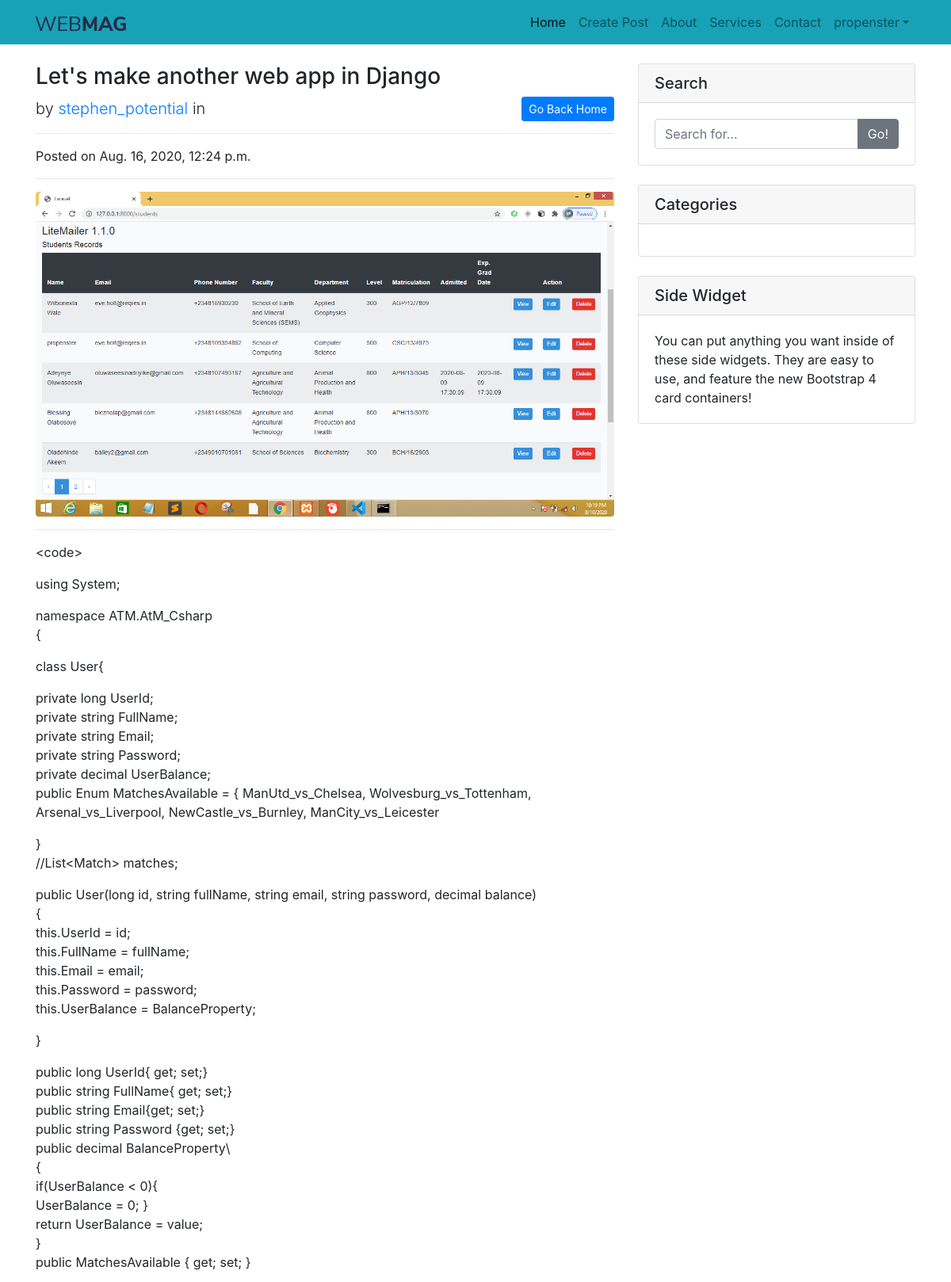
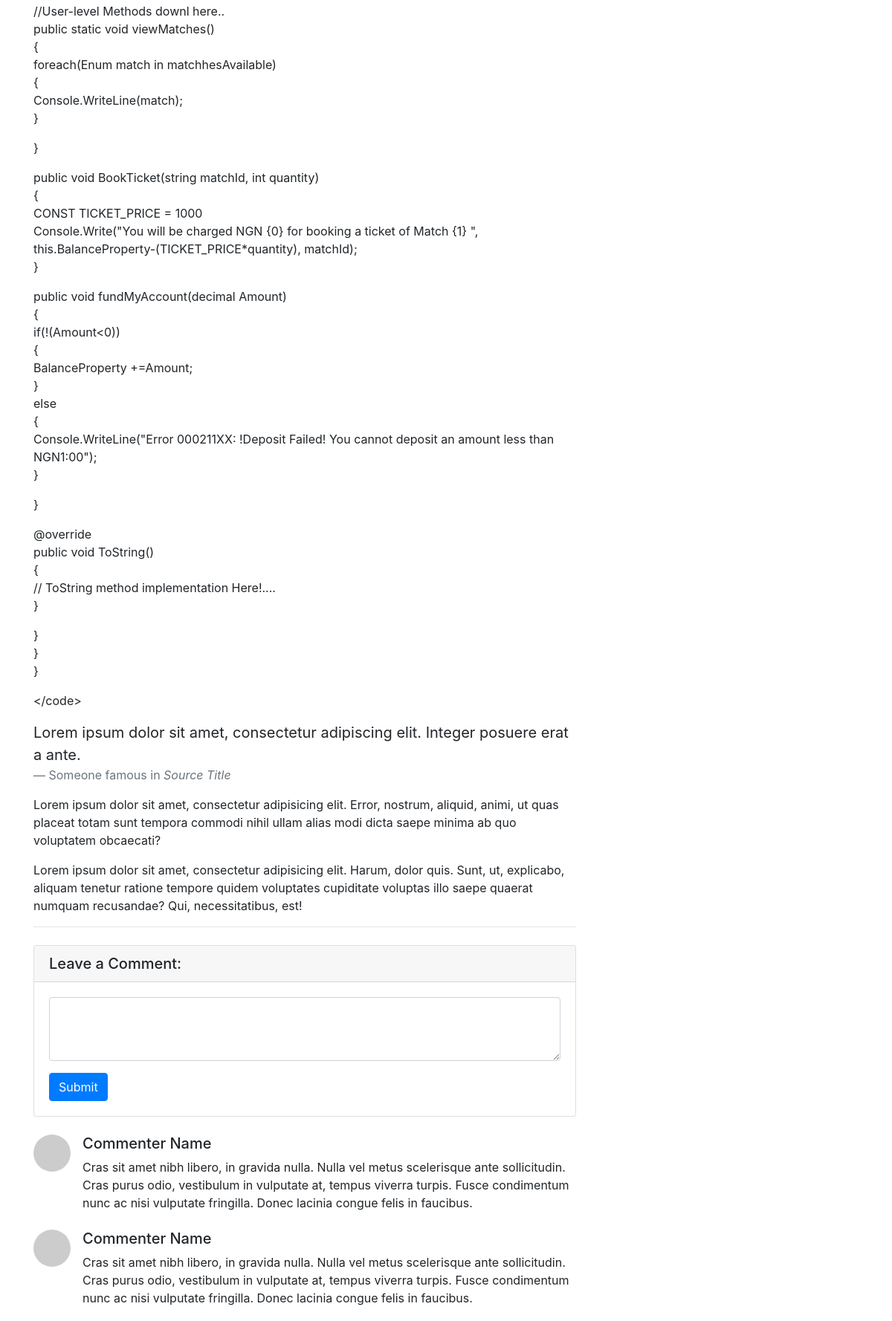
Page /posts/19 (signed in, upper part) on the committed database (2 pictures, top to bottom).
### blogApp/models.py (models this page shows, shortened)
class Post(models.Model):
    post_title = models.CharField(max_length=150)
    post_category = models.ForeignKey(Category, on_delete=models.DO_NOTHING)
    post_body = models.TextField()
    post_image = models.FileField(upload_to='media/images/', help_text='Set feature image', default='settings.MEDIA_ROOT/images/image_3.jpg')
    post_pub_date = models.DateTimeField(auto_now_add=True)
    post_author = models.ForeignKey(User, on_delete=models.CASCADE)

### blogApp/views.py (the view)
# urls.py: path('posts/<int:pk>', PostDetailView.as_view(), name='post-detail'),
class PostDetailView(LoginRequiredMixin, DetailView):
    model = Post
    template_name = 'blogapp/post_detail.html'

### blogApp/templates/blogapp/post_detail.html (shortened to what this page needs)
{% extends 'blogapp/base.html' %}
{% block content %}
  <div class="container">
    <div class="row">
      <div class="col-lg-8">
        <h3 class="mt-4">{{ object.post_title }}</h3>
        <p class="lead">
          by
          <a href="#">{{ object.post_author }}</a> in
          <a href="{% url 'blog-home' %}" class="btn btn-sm btn-primary float-right">Go Back Home</a>
        </p>
        <hr>
        <p>Posted on {{ object.post_pub_date }}</p>
        <hr>
        <img class="img-fluid rounded" src="{{ object.post_image.url }}" alt="">
        <hr>
        <p class="">
            {{ object.post_body|linebreaks }}
        </p>
        <blockquote class="blockquote">
          <p class="mb-0">Lorem ipsum dolor sit amet, consectetur adipiscing elit. Integer posuere erat a ante.</p>
          <footer class="blockquote-footer">Someone famous in
            <cite title="Source Title">Source Title</cite>
          </footer>
        </blockquote>
        <p>Lorem ipsum dolor sit amet, consectetur adipisicing elit. Error, nostrum, aliquid, animi, ut quas placeat totam sunt tempora commodi nihil ullam alias modi dicta saepe minima ab quo voluptatem obcaecati?</p>
        <p>Lorem ipsum dolor sit amet, consectetur adipisicing elit. Harum, dolor quis. Sunt, ut, explicabo, aliquam tenetur ratione tempore quidem voluptates cupiditate voluptas illo saepe quaerat numquam recusandae? Qui, necessitatibus, est!</p>
        <hr>
        <div class="card my-4">
          <h5 class="card-header">Leave a Comment:</h5>
          <div class="card-body">
            <form>
              <div class="form-group">
                <textarea class="form-control" rows="3"></textarea>
              </div>
              <button type="submit" class="btn btn-primary">Submit</button>
            </form>
          </div>
        </div>
        <div class="media mb-4">
          <img class="d-flex mr-3 rounded-circle" src="http://placehold.it/50x50" alt="">
          <div class="media-body">
            <h5 class="mt-0">Commenter Name</h5>
            Cras sit amet nibh libero, in gravida nulla. Nulla vel metus scelerisque ante sollicitudin. Cras purus odio, vestibulum in vulputate at, tempus viverra turpis. Fusce condimentum nunc ac nisi vulputate fringilla. Donec lacinia congue felis in faucibus.
          </div>
        </div>
        <div class="media mb-4">
          <img class="d-flex mr-3 rounded-circle" src="http://placehold.it/50x50" alt="">
          <div class="media-body">
            <h5 class="mt-0">Commenter Name</h5>
            Cras sit amet nibh libero, in gravida nulla. Nulla vel metus scelerisque ante sollicitudin. Cras purus odio, vestibulum in vulputate at, tempus viverra turpis. Fusce condimentum nunc ac nisi vulputate fringilla. Donec lacinia congue felis in faucibus.
          </div>
        </div>
      </div>
{% endblock %}

### blogApp/templates/blogapp/base.html (shortened to what this page needs)
{% load static %}
<!DOCTYPE html>
<html lang="en">
<head>
  <link href="{% static 'blogapp/vendor/bootstrap/css/bootstrap.min.css' %}" rel="stylesheet">
  <link href="{% static 'blogapp/css/blog-home.css' %}" rel="stylesheet">
</head>
<body>
  <nav class="navbar navbar-expand-lg navbar-light bg-info fixed-top">
    <div class="container">
      <a class="navbar-brand" href="{% url 'blog-home' %}"><img src="{% static 'blogapp/logo.png' %}"></a>
      <div class="collapse navbar-collapse" id="navbarResponsive">
        <ul class="navbar-nav ml-auto">
          <li class="nav-item active">
            <a class="nav-link" href="{% url 'blog-home' %}">Home
            </a>
          </li>
          <li class="nav-item">
            <a class="nav-link" href="{% url 'create-post' %}">Create Post</a>
          </li>
          <li class="nav-item">
            <a class="nav-link" href="#">About</a>
          </li>
          <li class="nav-item">
            <a class="nav-link" href="#">Services</a>
          </li>
          <li class="nav-item">
            <a class="nav-link" href="#">Contact</a>
          </li>
          {% if user.is_authenticated %}
          <li class="nav-item dropdown">
              <a class="nav-link dropdown-toggle" href="#" id="navbarDropdown" role="button" data-toggle="dropdown" aria-haspopup="true" aria-expanded="false">{{ user.username }}</a>
		      </li>
          {% endif %}
        </ul>
      </div>
    </div>
  </nav>
  {% block content %}
  {% endblock %}
      <div class="col-md-4">
        <div class="card my-4">
          <h5 class="card-header">Search</h5>
          <div class="card-body">
            <div class="input-group">
              <input type="text" class="form-control" placeholder="Search for...">
              <span class="input-group-append">
                <button class="btn btn-secondary" type="button">Go!</button>
              </span>
            </div>
          </div>
        </div>
        <div class="card my-4">
          <h5 class="card-header">Categories</h5>
          <div class="card-body">
          </div>
        </div>
        <div class="card my-4">
          <h5 class="card-header">Side Widget</h5>
          <div class="card-body">
            You can put anything you want inside of these side widgets. They are easy to use, and feature the new Bootstrap 4 card containers!
          </div>
        </div>
      </div>
    </div>
  </div>
</body>
</html>

### blogApp/static/blogapp/css/blog-home.css (style rules this page uses)
body { padding-top: 56px; }

### rows in the picture
Post: post_title "Let's make another web app in Django", post_author "stephen_potential", post_pub_date "Aug. 16, 2020, 12:24 p.m.", post_image (picture), post_body "<code> using System; namespace ATM.AtM_Csharp { class User{ private long UserId; private string FullName; private string Email; private string Password; private decimal UserBalance; public Enum MatchesAvailable = { ManUtd_vs_Chelsea, Wolvesburg_vs_Tottenham, Arsenal_vs_Liverpool, NewCastle_vs_Burnley, ManCity_vs_Leicester } //List<Match> matches; public User(long id, string fullName, string email, string password, decimal balance) { this.UserId = id; this.FullName = fullName; this.Email = email; this.Password = password; this.UserBalance = BalanceProperty; } public long UserId{ get; set;} public string FullName{ get; set;} public string Email{get; set;} public string Password {get; set;}…"

### other values in the picture
{{ user.username }} "propenster"
